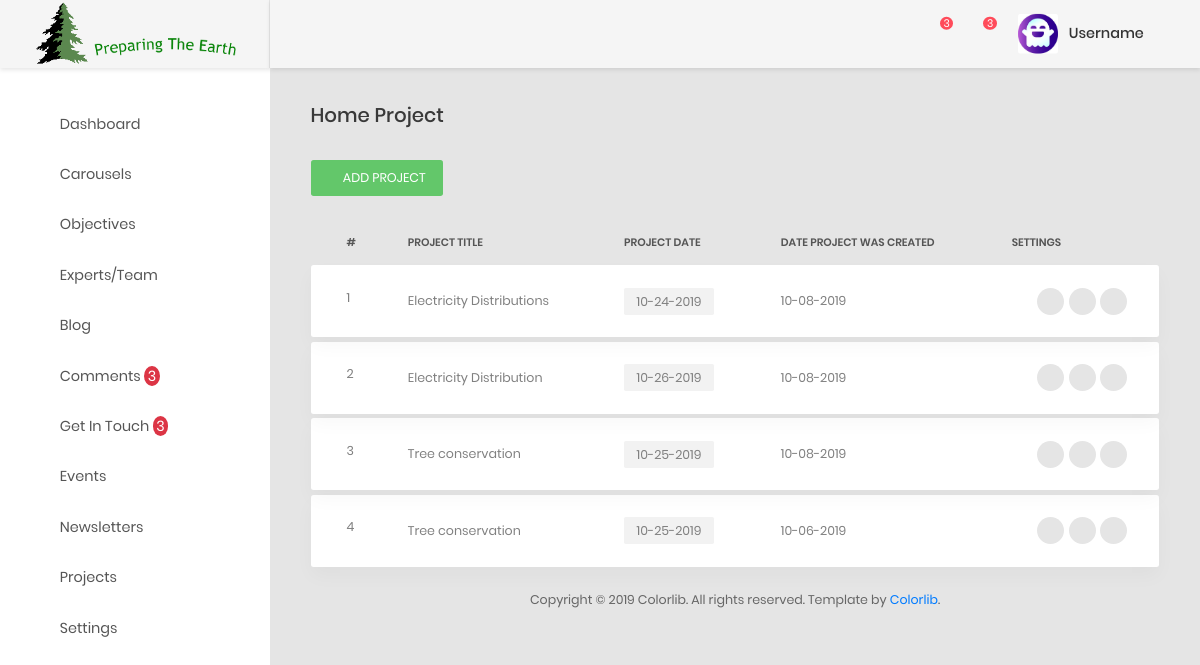
The app's page /ccsbadmin/viewProjects/ with its own data.
### ccsbadmin/models.py (models this page shows, shortened)
class Project(models.Model):
    project_image = models.ImageField(upload_to='project_image', max_length=200, null=False, blank=False)  # height_field=None, width_field=None,
    project_title = models.CharField(max_length=150, null=False, blank=False)
    project_description = models.TextField()
    date = models.DateTimeField(default=datetime.datetime.now())
    created_at = models.DateTimeField(auto_now_add=True)
    updated_at = models.DateTimeField(auto_now=True)

### ccsbadmin/views.py (the view)
# urls.py: path('viewProjects/', views.viewProjects, name='viewProjects'),
def viewProjects(request):
    projects = Project.objects.order_by("-created_at")
    context = {
        'title': "Project",
        'projects': projects,
    }
    return render(request, 'projects/project.html', context)

### ccsbadmin/templatetags/callmethod.py (called while the page is built)
@register.filter(name='comments')
def comments(request):
    comments = Comment.objects.filter(status="UNREAD").order_by("-created_at")
    if comments is not None:
        return comments
    return False

@register.filter(name='get_intouch')
def get_intouch(request):
    getintouchs = GetInTouch.objects.filter(status="UNREAD").order_by("-created_at")
    if getintouchs  is not None:
        return getintouchs
    return False

@register.filter(name='comment_unread_count')
def comment_unread_count(request):
    unread_comments = Comment.objects.filter(status="UNREAD").count()
    if unread_comments is not None:
        return unread_comments
    return False

@register.filter(name='getintouch_unread_count')
def getintouch_unread_count(request):
    getintouch_unread_count = GetInTouch.objects.filter(status="UNREAD").count()
    if getintouch_unread_count is not None:
        return getintouch_unread_count
    return False

### ccsbadmin/templates/projects/project.html (shortened to what this page needs)
{% extends "aahome/aalayout.html" %}
{% load static %}
    {% block links %}
        <link type="text/css" rel="stylesheet" href="https://cdn.datatables.net/1.10.18/css/dataTables.bootstrap.min.css">
        <link type="text/css" href="https://cdnjs.cloudflare.com/ajax/libs/bootstrap-select/1.10.0/css/bootstrap-select.min.css" rel="stylesheet" />
        <link rel="stylesheet" href="https://cdn.jsdelivr.net/npm/bootstrap-select@1.13.9/dist/css/bootstrap-select.min.css">
    {% endblock links %}
{% block content %}
            <div class="main-content">
                <div class="section__content section__content--p30">
                    <div class="container-fluid">
                        <div class="row">
                            <div class="col-md-12">
                                <h3 class="title-5 m-b-35">Home Project</h3>
                                <div class="table-data__tool">
                                    <div class="table-data__tool-right">
                                        <button data-toggle="modal" data-target="#largeModal" class="au-btn au-btn-icon au-btn--green au-btn--small">
                                            <i class="zmdi zmdi-plus" ></i>add Project</button>
                                    </div>
                                </div>
                                <div class="table-responsive table-responsive-data2">
                                    <table class="table tablez table-data2">
                                        <thead>
                                            <tr>
                                                <th>#</th>
                                                <th>project title</th>
                                                <th>project date</th>
                                                <th>date project was created</th>
                                                <th>Settings</th>
                                            </tr>
                                        </thead>
                                        <tbody>
                                            {% for project in projects %}
                                                <tr class="tr-shadow ">
                                                    <td>{{ forloop.counter }}</td>
                                                    <td>{{ project.project_title }}</td>
                                                    <td>
                                                        <span class="block-email">{{ project.date|date:"m-d-Y" }}</span>
                                                    </td>
                                                    <td>
                                                        <span class="desc">{{ project.created_at|date:"m-d-Y" }}</span>
                                                    </td>
                                                    <td>
                                                        <div class="table-data-feature">
                                                            <a href="{% url 'CCSBADMIN:viewSingleProjects' project.id %}" class="item" data-toggle="tooltip" data-placement="top" title="View">
                                                                <i class="fa fa-eye"></i>
                                                            </a>
                                                            <button class="item" data-toggle="modal" data-target="#ee{{ project.id }}" data-placement="top" title="Edit">
                                                                <i class="zmdi zmdi-edit"></i>
                                                            </button>
                                                            <button data-toggle="modal" data-target="#dd{{ project.id }}" class="item"  data-placement="top" title="Delete">
                                                                <i class="zmdi zmdi-delete"></i>
                                                            </button>
                                                        </div>
                                                    </td>
                                                </tr>
                                                <tr class="spacer"></tr>
                                            {% endfor %}
                                        </tbody>
                                    </table>
                                </div>
                            </div>
                        </div>
                        <div class="row">
                            <div class="col-md-12">
                                <div class="copyright">
                                    <p>Copyright © <script> var date = new Date(); var yr = date.getFullYear(); document.write(yr);</script> Colorlib. All rights reserved. Template by <a href="https://colorlib.com">Colorlib</a>.</p>
                                </div>
                            </div>
                        </div>
                    </div>
                </div>
            </div>
{% endblock content %}

### records on screen
Project: project_title "Electricity Distributions", date "10-24-2019", created_at "10-08-2019"
Project: project_title "Electricity Distribution", date "10-26-2019", created_at "10-08-2019"
Project: project_title "Tree conservation", date "10-25-2019", created_at "10-08-2019"
Project: project_title "Tree conservation", date "10-25-2019", created_at "10-06-2019"

### other values on screen
{{ request|comment_unread_count }} "3"
{{ request|getintouch_unread_count }} "3"
